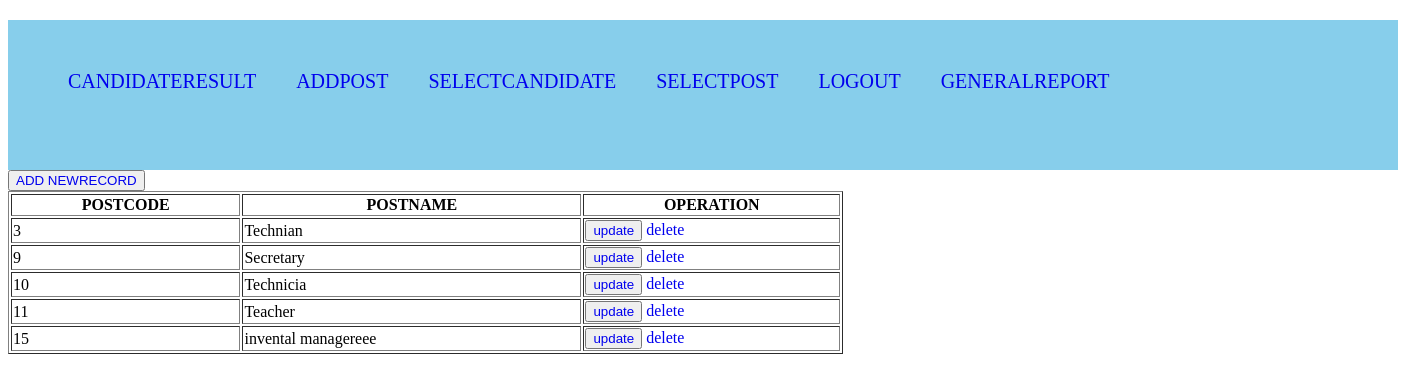
The page /selpost.php on the database its author committed.
### tables this page shows
CREATE TABLE `post` (
  `PostId` int(50) NOT NULL,
  `PostName` varchar(100) NOT NULL
);

### selpost.php (the view, shortened to what this page needs)
<?php
include_once("homepage.php");
?>
<!DOCTYPE html>
<html>
<head>
	<div><button><a href="post.php">ADD NEWRECORD</a></button><div>
</head>
<body>
<table border="1" width="60%">
	<theader>
	<tr>
		<th>POSTCODE</th>
		<th>POSTNAME</th>
		<th colspan="2">OPERATION</th>
	</tr>
</theader>
	<?php
	$conn=mysqli_connect('localhost','root','','camellia');
	$select="SELECT * FROM post";
	$query=mysqli_query($conn,$select);
	if($query==true)
	{
	while($fetch=mysqli_fetch_array($query))
	{
		$id=$fetch['PostId'];
		$name=$fetch['PostName'];
		echo'<tr>
         <td>'.$id.'</td>
         <td>'.$name.'</td>
         <td><button><a href="updatepost.php?updateid='.$id.'">update</a></button></td<
      <button> <a href="delete.php?delid='.$id.'">delete</a></button></td>
		</tr>';
	}
	}
	?>
</table>
</body>
</html>

### homepage.php (style rules this page uses)
a { text-decoration: none; }

### rows shown on the page
post: PostId "3", PostName "Technian"
post: PostId "9", PostName "Secretary"
post: PostId "10", PostName "Technicia"
post: PostId "11", PostName "Teacher"
post: PostId "15", PostName "invental managereee"
